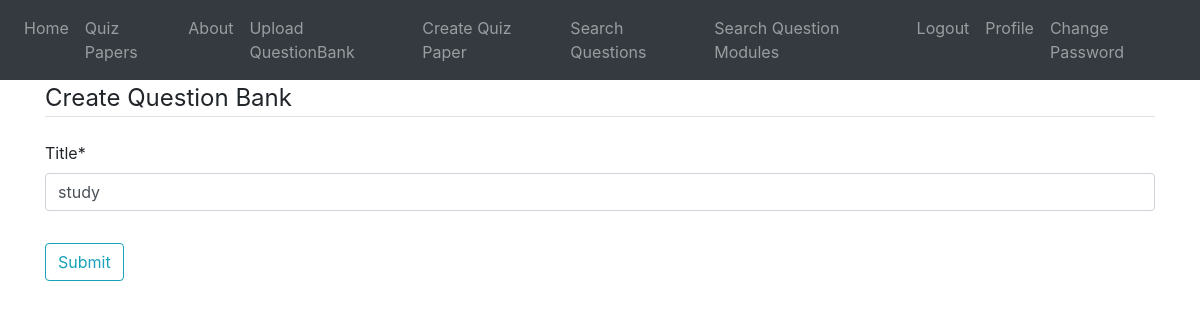
The app's page /post/qb/9/update/ (signed in), older data.
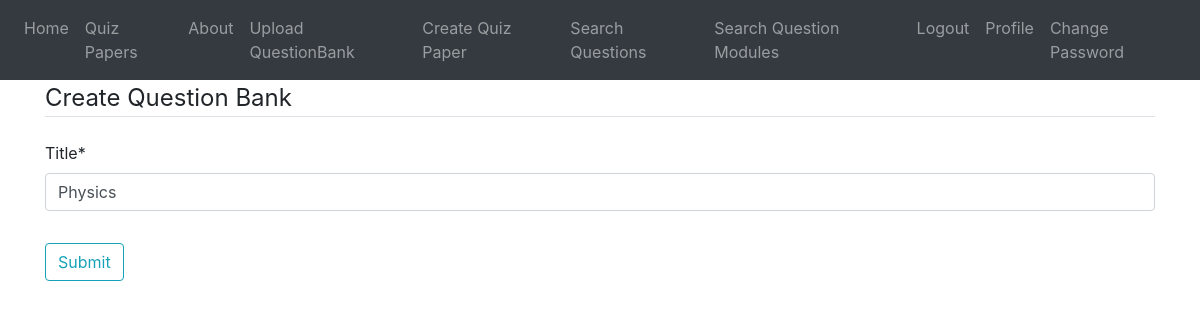
The same page, newer data.
### blog/models.py (models this page shows, shortened)
class QuestionBank(models.Model):
    title = models.CharField(max_length=1000, unique=True)
    author = models.ForeignKey(User, on_delete=models.CASCADE)
    date_posted = models.DateTimeField(default=timezone.now)

### blog/views.py (the view, shortened to what this page needs)
# urls.py: path('post/qb/<int:pk>/update/', QuestionBankUpdateView.as_view(), name='bank-update'),
class QuestionBankUpdateView(LoginRequiredMixin,UserPassesTestMixin,UpdateView):
    model = QuestionBank
    fields = ['title']
    def test_func(self):
        post = self.get_object()
        return self.request.user == post.author
    def get_context_data(self, **kwargs):
        context = super().get_context_data(**kwargs)
        context['title'] = "Update Question Bank"
        return context

### blog/templates/blog/questionbank_form.html (shortened to what this page needs)
{% extends "blog/base.html"%}
{% load crispy_forms_tags %}
{% block content%}
        <div class="content-section">
            <form method="POST" enctype="multipart/form-data">
                <fieldset class="form-group">
                    <legend class="border-bottom mb-4">Create Question Bank</legend>
                {{ form| crispy}}
                </fieldset>
                <div class="form-group">
                    <button class="btn btn-outline-info">Submit</button>
                </div>
            </form>
        </div>
{% endblock content %}

Row changes from the older to the newer data that the page shows:
changed QuestionBank: title "study" → "Physics"
